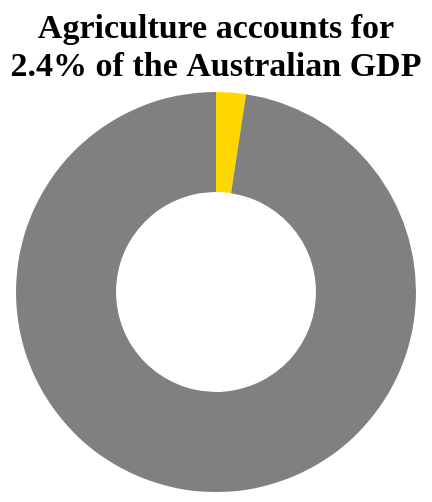

This figure's Vega-Lite source:
### Vega-Lite specification from a JSON file in a GitHub repository (floating-point values rounded to 4 significant figures)
{"$schema": "https://vega.github.io/schema/vega-lite/v5.json", "description": "A simple donut chart with embedded data.", "title": {"text": ["Agriculture accounts for", "2.4% of the Australian GDP"], "align": "center", "font": "Tahoma", "fontSize": 17}, "width": 200, "height": 200, "background": null, "config": {"view": {"stroke": "transparent"}}, "data": {"values": [{"category": "Agriculture", "value": 2.4, "color": "blue"}, {"category": "other", "value": 97.6, "color": "grey"}]}, "params": [{"name": "highlight", "select": {"type": "point", "on": "pointerover"}}, {"name": "select", "select": "point"}], "mark": {"type": "arc", "innerRadius": 50}, "encoding": {"theta": {"field": "value", "type": "quantitative"}, "color": {"field": "category", "type": "nominal", "scale": {"range": ["gold", "grey"]}, "legend": null}, "tooltip": [{"field": "category", "type": "nominal"}, {"field": "value", "type": "quantitative", "title": "GDP share (%)"}], "fillOpacity": {"condition": {"param": "select", "value": 1}, "value": 0.3}, "strokeWidth": {"condition": [{"param": "select", "empty": false, "value": 2}, {"param": "highlight", "empty": false, "value": 1}], "value": 0}}}
